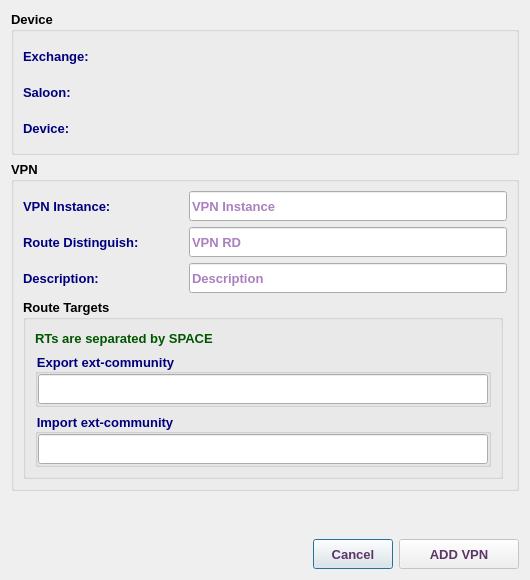
<?xml version="1.0" encoding="UTF-8"?>
<ui version="4.0">
 <class>AddVPNDialog</class>
 <widget class="QDialog" name="AddVPNDialog">
  <property name="geometry">
   <rect>
    <x>0</x>
    <y>0</y>
    <width>530</width>
    <height>580</height>
   </rect>
  </property>
  <property name="sizePolicy">
   <sizepolicy hsizetype="Fixed" vsizetype="Fixed">
    <horstretch>0</horstretch>
    <verstretch>0</verstretch>
   </sizepolicy>
  </property>
  <property name="minimumSize">
   <size>
    <width>530</width>
    <height>580</height>
   </size>
  </property>
  <property name="maximumSize">
   <size>
    <width>531</width>
    <height>581</height>
   </size>
  </property>
  <property name="font">
   <font>
    <family>Tahoma</family>
    <pointsize>10</pointsize>
   </font>
  </property>
  <property name="windowTitle">
   <string>Add New VPN</string>
  </property>
  <property name="windowIcon">
   <iconset resource="../../../../image.qrc">
    <normaloff>:/Image/add.png</normaloff>:/Image/add.png</iconset>
  </property>
  <layout class="QVBoxLayout" name="verticalLayout_4">
   <item>
    <widget class="QGroupBox" name="groupBox_5">
     <property name="font">
      <font>
       <family>Tahoma</family>
       <pointsize>10</pointsize>
       <weight>75</weight>
       <bold>true</bold>
      </font>
     </property>
     <property name="title">
      <string>Device</string>
     </property>
     <layout class="QVBoxLayout" name="verticalLayout_3">
      <item>
       <layout class="QHBoxLayout" name="horizontalLayout_7">
        <item>
         <widget class="QLabel" name="label_5">
          <property name="minimumSize">
           <size>
            <width>100</width>
            <height>30</height>
           </size>
          </property>
          <property name="maximumSize">
           <size>
            <width>100</width>
            <height>30</height>
           </size>
          </property>
          <property name="font">
           <font>
            <family>Tahoma</family>
            <pointsize>10</pointsize>
            <weight>75</weight>
            <bold>true</bold>
           </font>
          </property>
          <property name="styleSheet">
           <string notr="true">color: rgb(0, 0, 127);</string>
          </property>
          <property name="text">
           <string>Exchange:</string>
          </property>
         </widget>
        </item>
        <item>
         <widget class="QLabel" name="abbrLbl">
          <property name="sizePolicy">
           <sizepolicy hsizetype="Expanding" vsizetype="Preferred">
            <horstretch>0</horstretch>
            <verstretch>0</verstretch>
           </sizepolicy>
          </property>
          <property name="minimumSize">
           <size>
            <width>350</width>
            <height>30</height>
           </size>
          </property>
          <property name="maximumSize">
           <size>
            <width>5000</width>
            <height>30</height>
           </size>
          </property>
          <property name="font">
           <font>
            <family>Tahoma</family>
            <pointsize>10</pointsize>
            <weight>75</weight>
            <bold>true</bold>
           </font>
          </property>
          <property name="styleSheet">
           <string notr="true">color: rgb(85, 0, 127);</string>
          </property>
          <property name="text">
           <string/>
          </property>
          <property name="wordWrap">
           <bool>true</bool>
          </property>
         </widget>
        </item>
       </layout>
      </item>
      <item>
       <layout class="QHBoxLayout" name="horizontalLayout_8">
        <item>
         <widget class="QLabel" name="label_6">
          <property name="minimumSize">
           <size>
            <width>100</width>
            <height>30</height>
           </size>
          </property>
          <property name="maximumSize">
           <size>
            <width>100</width>
            <height>30</height>
           </size>
          </property>
          <property name="font">
           <font>
            <family>Tahoma</family>
            <pointsize>10</pointsize>
            <weight>75</weight>
            <bold>true</bold>
           </font>
          </property>
          <property name="styleSheet">
           <string notr="true">color: rgb(0, 0, 127);</string>
          </property>
          <property name="text">
           <string>Saloon:</string>
          </property>
         </widget>
        </item>
        <item>
         <widget class="QLabel" name="saloonLbl">
          <property name="sizePolicy">
           <sizepolicy hsizetype="Expanding" vsizetype="Preferred">
            <horstretch>0</horstretch>
            <verstretch>0</verstretch>
           </sizepolicy>
          </property>
          <property name="minimumSize">
           <size>
            <width>250</width>
            <height>30</height>
           </size>
          </property>
          <property name="maximumSize">
           <size>
            <width>5000</width>
            <height>30</height>
           </size>
          </property>
          <property name="font">
           <font>
            <family>Tahoma</family>
            <pointsize>10</pointsize>
            <weight>75</weight>
            <bold>true</bold>
           </font>
          </property>
          <property name="styleSheet">
           <string notr="true">color: rgb(85, 0, 127);</string>
          </property>
          <property name="text">
           <string/>
          </property>
          <property name="wordWrap">
           <bool>true</bool>
          </property>
         </widget>
        </item>
       </layout>
      </item>
      <item>
       <layout class="QHBoxLayout" name="horizontalLayout_9">
        <item>
         <widget class="QLabel" name="label_7">
          <property name="minimumSize">
           <size>
            <width>100</width>
            <height>30</height>
           </size>
          </property>
          <property name="maximumSize">
           <size>
            <width>100</width>
            <height>30</height>
           </size>
          </property>
          <property name="font">
           <font>
            <family>Tahoma</family>
            <pointsize>10</pointsize>
            <weight>75</weight>
            <bold>true</bold>
           </font>
          </property>
          <property name="styleSheet">
           <string notr="true">color: rgb(0, 0, 127);</string>
          </property>
          <property name="text">
           <string>Device:</string>
          </property>
         </widget>
        </item>
        <item>
         <widget class="QLabel" name="deviceLbl">
          <property name="sizePolicy">
           <sizepolicy hsizetype="Expanding" vsizetype="Preferred">
            <horstretch>0</horstretch>
            <verstretch>0</verstretch>
           </sizepolicy>
          </property>
          <property name="minimumSize">
           <size>
            <width>250</width>
            <height>30</height>
           </size>
          </property>
          <property name="maximumSize">
           <size>
            <width>5000</width>
            <height>30</height>
           </size>
          </property>
          <property name="font">
           <font>
            <family>Tahoma</family>
            <pointsize>10</pointsize>
            <weight>75</weight>
            <bold>true</bold>
           </font>
          </property>
          <property name="styleSheet">
           <string notr="true">color: rgb(85, 0, 127);</string>
          </property>
          <property name="text">
           <string/>
          </property>
          <property name="wordWrap">
           <bool>true</bool>
          </property>
         </widget>
        </item>
       </layout>
      </item>
     </layout>
    </widget>
   </item>
   <item>
    <widget class="QGroupBox" name="groupBox">
     <property name="font">
      <font>
       <family>Tahoma</family>
       <pointsize>10</pointsize>
       <weight>75</weight>
       <bold>true</bold>
      </font>
     </property>
     <property name="title">
      <string>VPN</string>
     </property>
     <layout class="QVBoxLayout" name="verticalLayout">
      <item>
       <layout class="QHBoxLayout" name="horizontalLayout_2">
        <item>
         <widget class="QLabel" name="label">
          <property name="minimumSize">
           <size>
            <width>160</width>
            <height>30</height>
           </size>
          </property>
          <property name="maximumSize">
           <size>
            <width>200</width>
            <height>30</height>
           </size>
          </property>
          <property name="font">
           <font>
            <family>Tahoma</family>
            <pointsize>10</pointsize>
            <weight>75</weight>
            <bold>true</bold>
           </font>
          </property>
          <property name="styleSheet">
           <string notr="true">color: rgb(0, 0, 127);</string>
          </property>
          <property name="text">
           <string>VPN Instance:</string>
          </property>
         </widget>
        </item>
        <item>
         <widget class="QLineEdit" name="vpnLE">
          <property name="sizePolicy">
           <sizepolicy hsizetype="Expanding" vsizetype="Preferred">
            <horstretch>0</horstretch>
            <verstretch>0</verstretch>
           </sizepolicy>
          </property>
          <property name="minimumSize">
           <size>
            <width>200</width>
            <height>30</height>
           </size>
          </property>
          <property name="maximumSize">
           <size>
            <width>5000</width>
            <height>30</height>
           </size>
          </property>
          <property name="font">
           <font>
            <family>Tahoma</family>
            <pointsize>10</pointsize>
            <weight>75</weight>
            <bold>true</bold>
           </font>
          </property>
          <property name="styleSheet">
           <string notr="true">color: rgb(85, 0, 127);</string>
          </property>
          <property name="placeholderText">
           <string>VPN Instance</string>
          </property>
         </widget>
        </item>
       </layout>
      </item>
      <item>
       <layout class="QHBoxLayout" name="horizontalLayout_3">
        <item>
         <widget class="QLabel" name="label_2">
          <property name="minimumSize">
           <size>
            <width>160</width>
            <height>30</height>
           </size>
          </property>
          <property name="maximumSize">
           <size>
            <width>200</width>
            <height>30</height>
           </size>
          </property>
          <property name="font">
           <font>
            <family>Tahoma</family>
            <pointsize>10</pointsize>
            <weight>75</weight>
            <bold>true</bold>
           </font>
          </property>
          <property name="styleSheet">
           <string notr="true">color: rgb(0, 0, 127);</string>
          </property>
          <property name="text">
           <string>Route Distinguish:</string>
          </property>
         </widget>
        </item>
        <item>
         <widget class="QLineEdit" name="rdLE">
          <property name="sizePolicy">
           <sizepolicy hsizetype="Expanding" vsizetype="Preferred">
            <horstretch>0</horstretch>
            <verstretch>0</verstretch>
           </sizepolicy>
          </property>
          <property name="minimumSize">
           <size>
            <width>200</width>
            <height>30</height>
           </size>
          </property>
          <property name="maximumSize">
           <size>
            <width>5000</width>
            <height>30</height>
           </size>
          </property>
          <property name="font">
           <font>
            <family>Tahoma</family>
            <pointsize>10</pointsize>
            <weight>75</weight>
            <bold>true</bold>
           </font>
          </property>
          <property name="styleSheet">
           <string notr="true">color: rgb(85, 0, 127);</string>
          </property>
          <property name="placeholderText">
           <string>VPN RD</string>
          </property>
         </widget>
        </item>
       </layout>
      </item>
      <item>
       <layout class="QHBoxLayout" name="horizontalLayout_4">
        <item>
         <widget class="QLabel" name="label_3">
          <property name="minimumSize">
           <size>
            <width>160</width>
            <height>30</height>
           </size>
          </property>
          <property name="maximumSize">
           <size>
            <width>200</width>
            <height>30</height>
           </size>
          </property>
          <property name="font">
           <font>
            <family>Tahoma</family>
            <pointsize>10</pointsize>
            <weight>75</weight>
            <bold>true</bold>
           </font>
          </property>
          <property name="styleSheet">
           <string notr="true">color: rgb(0, 0, 127);</string>
          </property>
          <property name="text">
           <string>Description:</string>
          </property>
         </widget>
        </item>
        <item>
         <widget class="QLineEdit" name="descLE">
          <property name="sizePolicy">
           <sizepolicy hsizetype="Expanding" vsizetype="Preferred">
            <horstretch>0</horstretch>
            <verstretch>0</verstretch>
           </sizepolicy>
          </property>
          <property name="minimumSize">
           <size>
            <width>200</width>
            <height>30</height>
           </size>
          </property>
          <property name="maximumSize">
           <size>
            <width>5000</width>
            <height>30</height>
           </size>
          </property>
          <property name="font">
           <font>
            <family>Tahoma</family>
            <pointsize>10</pointsize>
            <weight>75</weight>
            <bold>true</bold>
           </font>
          </property>
          <property name="styleSheet">
           <string notr="true">color: rgb(85, 0, 127);</string>
          </property>
          <property name="placeholderText">
           <string>Description</string>
          </property>
         </widget>
        </item>
       </layout>
      </item>
      <item>
       <widget class="QGroupBox" name="groupBox_4">
        <property name="sizePolicy">
         <sizepolicy hsizetype="Fixed" vsizetype="Fixed">
          <horstretch>0</horstretch>
          <verstretch>0</verstretch>
         </sizepolicy>
        </property>
        <property name="minimumSize">
         <size>
          <width>480</width>
          <height>180</height>
         </size>
        </property>
        <property name="maximumSize">
         <size>
          <width>480</width>
          <height>180</height>
         </size>
        </property>
        <property name="font">
         <font>
          <family>Tahoma</family>
          <pointsize>10</pointsize>
          <weight>75</weight>
          <bold>true</bold>
         </font>
        </property>
        <property name="title">
         <string>Route Targets</string>
        </property>
        <layout class="QVBoxLayout" name="verticalLayout_2">
         <item>
          <widget class="QLabel" name="label_4">
           <property name="font">
            <font>
             <family>Tahoma</family>
             <pointsize>10</pointsize>
             <weight>75</weight>
             <bold>true</bold>
            </font>
           </property>
           <property name="styleSheet">
            <string notr="true">color: rgb(0, 85, 0);</string>
           </property>
           <property name="text">
            <string>RTs are separated by SPACE</string>
           </property>
          </widget>
         </item>
         <item>
          <widget class="QGroupBox" name="groupBox_2">
           <property name="font">
            <font>
             <family>Tahoma</family>
             <pointsize>10</pointsize>
             <weight>75</weight>
             <bold>true</bold>
            </font>
           </property>
           <property name="styleSheet">
            <string notr="true">color: rgb(0, 0, 127);</string>
           </property>
           <property name="title">
            <string>Export ext-community</string>
           </property>
           <layout class="QHBoxLayout" name="horizontalLayout_5">
            <property name="spacing">
             <number>0</number>
            </property>
            <property name="leftMargin">
             <number>0</number>
            </property>
            <property name="topMargin">
             <number>0</number>
            </property>
            <property name="rightMargin">
             <number>0</number>
            </property>
            <property name="bottomMargin">
             <number>0</number>
            </property>
            <item>
             <widget class="QLineEdit" name="expLE">
              <property name="sizePolicy">
               <sizepolicy hsizetype="Expanding" vsizetype="Preferred">
                <horstretch>0</horstretch>
                <verstretch>0</verstretch>
               </sizepolicy>
              </property>
              <property name="minimumSize">
               <size>
                <width>200</width>
                <height>30</height>
               </size>
              </property>
              <property name="maximumSize">
               <size>
                <width>5000</width>
                <height>30</height>
               </size>
              </property>
              <property name="font">
               <font>
                <family>Tahoma</family>
                <pointsize>10</pointsize>
                <weight>75</weight>
                <bold>true</bold>
               </font>
              </property>
              <property name="styleSheet">
               <string notr="true">color: rgb(85, 0, 127);</string>
              </property>
             </widget>
            </item>
           </layout>
          </widget>
         </item>
         <item>
          <widget class="QGroupBox" name="groupBox_3">
           <property name="font">
            <font>
             <family>Tahoma</family>
             <pointsize>10</pointsize>
             <weight>75</weight>
             <bold>true</bold>
            </font>
           </property>
           <property name="styleSheet">
            <string notr="true">color: rgb(0, 0, 127);</string>
           </property>
           <property name="title">
            <string>Import ext-community</string>
           </property>
           <layout class="QHBoxLayout" name="horizontalLayout_6">
            <property name="spacing">
             <number>0</number>
            </property>
            <property name="leftMargin">
             <number>0</number>
            </property>
            <property name="topMargin">
             <number>0</number>
            </property>
            <property name="rightMargin">
             <number>0</number>
            </property>
            <property name="bottomMargin">
             <number>0</number>
            </property>
            <item>
             <widget class="QLineEdit" name="impLE">
              <property name="sizePolicy">
               <sizepolicy hsizetype="Expanding" vsizetype="Preferred">
                <horstretch>0</horstretch>
                <verstretch>0</verstretch>
               </sizepolicy>
              </property>
              <property name="minimumSize">
               <size>
                <width>200</width>
                <height>30</height>
               </size>
              </property>
              <property name="maximumSize">
               <size>
                <width>5000</width>
                <height>30</height>
               </size>
              </property>
              <property name="font">
               <font>
                <family>Tahoma</family>
                <pointsize>10</pointsize>
                <weight>75</weight>
                <bold>true</bold>
               </font>
              </property>
              <property name="styleSheet">
               <string notr="true">color: rgb(85, 0, 127);</string>
              </property>
             </widget>
            </item>
           </layout>
          </widget>
         </item>
        </layout>
       </widget>
      </item>
     </layout>
    </widget>
   </item>
   <item>
    <spacer name="verticalSpacer">
     <property name="font">
      <font>
       <family>Tahoma</family>
       <pointsize>10</pointsize>
      </font>
     </property>
     <property name="orientation">
      <enum>Qt::Vertical</enum>
     </property>
     <property name="sizeHint" stdset="0">
      <size>
       <width>20</width>
       <height>40</height>
      </size>
     </property>
    </spacer>
   </item>
   <item>
    <layout class="QHBoxLayout" name="horizontalLayout">
     <item>
      <spacer name="horizontalSpacer">
       <property name="font">
        <font>
         <family>Tahoma</family>
         <pointsize>10</pointsize>
        </font>
       </property>
       <property name="orientation">
        <enum>Qt::Horizontal</enum>
       </property>
       <property name="sizeHint" stdset="0">
        <size>
         <width>40</width>
         <height>20</height>
        </size>
       </property>
      </spacer>
     </item>
     <item>
      <widget class="QPushButton" name="cancelBtn">
       <property name="sizePolicy">
        <sizepolicy hsizetype="Preferred" vsizetype="Preferred">
         <horstretch>0</horstretch>
         <verstretch>0</verstretch>
        </sizepolicy>
       </property>
       <property name="minimumSize">
        <size>
         <width>80</width>
         <height>30</height>
        </size>
       </property>
       <property name="maximumSize">
        <size>
         <width>150</width>
         <height>30</height>
        </size>
       </property>
       <property name="font">
        <font>
         <family>Tahoma</family>
         <pointsize>10</pointsize>
         <weight>75</weight>
         <bold>true</bold>
        </font>
       </property>
       <property name="styleSheet">
        <string notr="true">color: rgb(92, 53, 102);</string>
       </property>
       <property name="text">
        <string>Cancel</string>
       </property>
      </widget>
     </item>
     <item>
      <widget class="QPushButton" name="okBtn">
       <property name="enabled">
        <bool>false</bool>
       </property>
       <property name="sizePolicy">
        <sizepolicy hsizetype="Preferred" vsizetype="Preferred">
         <horstretch>0</horstretch>
         <verstretch>0</verstretch>
        </sizepolicy>
       </property>
       <property name="minimumSize">
        <size>
         <width>120</width>
         <height>30</height>
        </size>
       </property>
       <property name="maximumSize">
        <size>
         <width>200</width>
         <height>30</height>
        </size>
       </property>
       <property name="font">
        <font>
         <family>Tahoma</family>
         <pointsize>10</pointsize>
         <weight>75</weight>
         <bold>true</bold>
        </font>
       </property>
       <property name="styleSheet">
        <string notr="true">color: rgb(92, 53, 102);</string>
       </property>
       <property name="text">
        <string>ADD VPN</string>
       </property>
       <property name="icon">
        <iconset resource="../../../../image.qrc">
         <normaloff>:/Image/add.png</normaloff>:/Image/add.png</iconset>
       </property>
       <property name="iconSize">
        <size>
         <width>20</width>
         <height>20</height>
        </size>
       </property>
      </widget>
     </item>
    </layout>
   </item>
  </layout>
 </widget>
 <tabstops>
  <tabstop>vpnLE</tabstop>
  <tabstop>rdLE</tabstop>
  <tabstop>descLE</tabstop>
  <tabstop>expLE</tabstop>
  <tabstop>impLE</tabstop>
  <tabstop>okBtn</tabstop>
  <tabstop>cancelBtn</tabstop>
 </tabstops>
 <resources>
  <include location="../../../../image.qrc"/>
 </resources>
 <connections/>
</ui>
